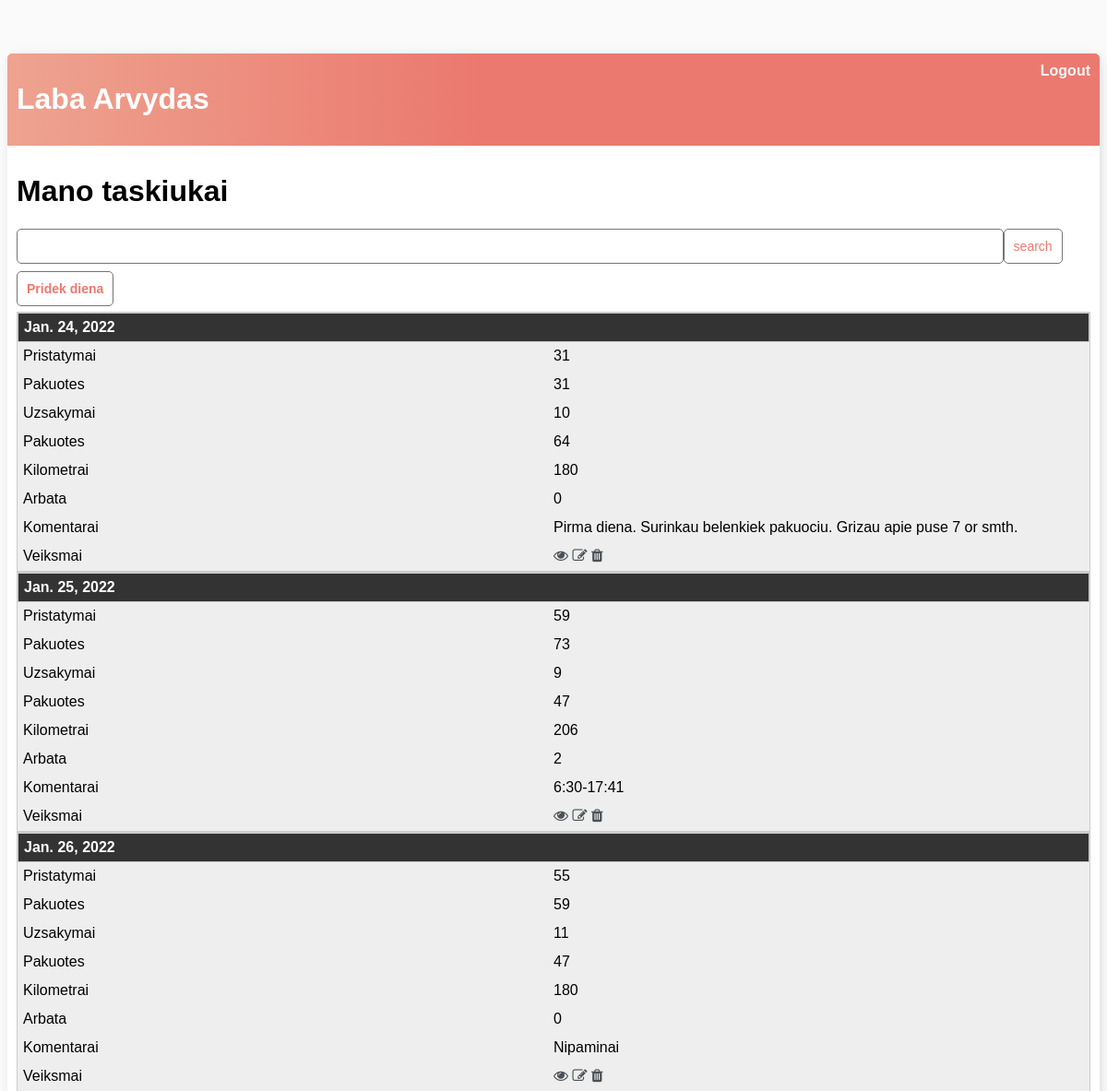
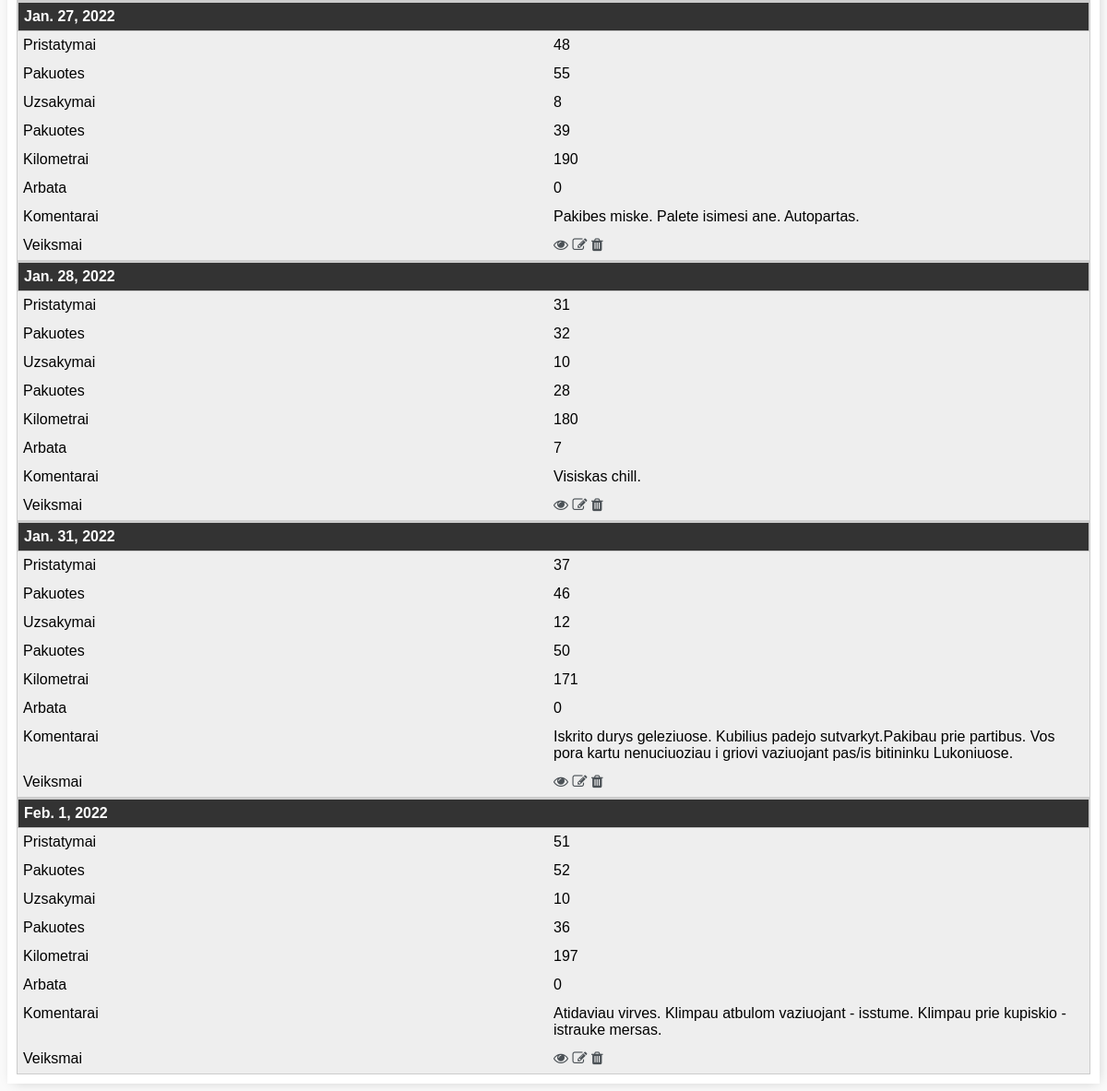
The app's page / (signed in) with its own data (2 pictures, top to bottom).
### base/models.py (models this page shows, shortened)
class Taskai(models.Model):
    user = models.ForeignKey(User, on_delete=models.CASCADE, null=True, blank=True)
    diena = models.DateField(auto_now_add=False)
    pristatymai = models.IntegerField()
    pristatymai_pakuotes = models.IntegerField()
    uzsakymai = models.IntegerField()
    uzsakymai_pakuotes = models.IntegerField()
    km = models.IntegerField()
    arbata = models.IntegerField()
    apie = models.TextField(null=True, blank=True)
    class Meta:
        ordering = ['diena']

### base/views.py (the view)
# urls.py: path('', TaskaiList.as_view(), name='visi-taskai'),
class TaskaiList(LoginRequiredMixin, ListView):
    model = Taskai
    context_object_name = 'taskiukai' # call this kaip nori, so instead of "object list in html template I can use "taskai""
    def get_context_data(self, **kwargs):
        context = super().get_context_data(**kwargs)
        context['taskiukai'] = context['taskiukai'].filter(user=self.request.user)
        search_input = self.request.GET.get('search-are') or ''
        if search_input:
            context['taskiukai'] = context['taskiukai'].filter(km__startswith=search_input)
        context['search_input'] = search_input
        return context

### base/templates/base/taskai_list.html (shortened to what this page needs)
{% extends 'base/main.html'%}
{% block content %}
<div class="header-bar">
  <div>
    <h1>Laba {{request.user|title}}</h1>
  </div>
  {% if request.user.is_authenticated %}
  <a href="{% url 'logout' %}">Logout</a>
  {% else %}
  <a href="{% url 'login' %}">Login</a>
  {% endif %}
</div>
<div class="taskai-wrapper">
<h1>Mano taskiukai</h1>
<form method="GET" style="display: flex;">
  <input name="search-are" type="text" value="{{search_input}}" autocomplete="off"/>
  <input class="button" name="" type="submit" value="search" />
</form>
<br/>
<a class="button" href="{% url 'taskas-pridek' %}">Pridek diena</a>
<br/>
<table class="table">
  <tbody>
    <tr>
      {% for taskai in taskiukai %}
      <th>{{taskai.diena}}</th>
      <td>{{taskai.pristatymai}}</td>
      <td>{{taskai.pristatymai_pakuotes}}</td>
      <td>{{taskai.uzsakymai}}</td>
      <td>{{taskai.uzsakymai_pakuotes}}</td>
      <td>{{taskai.km}}</td>
      <td>{{taskai.arbata}}</td>
      <td>{{taskai.apie}}</td>
      <td>
	<a href="{% url 'taskas' taskai.id %}"><i class="fa fa-eye"></i></a>
	<a href="{% url 'taskas-update' taskai.id %}"><i class="fa fa-edit"></i></a>
	<a href="{% url 'taskas-delete' taskai.id %}"><i class="fa fa-trash"></i></a>
      </td>
    </tr>
  </tbody>
  {% empty %}
  <h3>No items in list</h3>
  {% endfor %}
</table>
</div>
{% endblock content%}

### static/base/style.css (style rules this page uses)
body { background-color: #FAFAFA; font-family: 'Nunito', sans-serif; padding-top: 50px; }
a, p { color: #4b5156 }
a { font-weight: 600; }
.header-bar a { color: rgb(247, 247, 247); text-decoration: none; }
.taskai-wrapper { padding: 10px; }
.header-bar { display: flex; justify-content: space-between; color: #fff; padding: 10px; border-radius: 5px 5px 0 0; background: linear-gradient(90deg, #EEA390 0%, #EB796F 43%, #EB796F 100%); }
.button { border: 1px solid #757575; background-color: #FFF; color: #EB796F; padding: 10px; font-size: 14px; border-radius: 5px; cursor: pointer; text-decoration: none; }
input[type=text], input[type=number], input[type=password], textarea { border: 1px solid #757575; border-radius: 5px; padding: 10px; width: 90%; }
table { width: 100%; border-collapse: collapse; }
tr:nth-of-type(odd) { background: #eee; }
th { background: #333; color: white; font-weight: bold; }
td, th { padding: 6px; border: 1px solid #ccc; text-align: left; }
@media only screen and (max-width: 760px),
(min-device-width: 768px) and (max-device-width: 1024px) { table, thead, tbody, th, td, tr { display: block; } }
@media only screen and (max-width: 760px),
(min-device-width: 768px) and (max-device-width: 1024px) { tr { border: 1px solid #ccc; } }
@media only screen and (max-width: 760px),
(min-device-width: 768px) and (max-device-width: 1024px) { td { border: none; border-bottom: 1px solid #eee; position: relative; padding-left: 50%; } }
@media only screen and (max-width: 760px),
(min-device-width: 768px) and (max-device-width: 1024px) { td:before { position: absolute; top: 6px; left: 6px; width: 45%; padding-right: 10px; white-space: nowrap; } }
@media only screen and (max-width: 760px),
(min-device-width: 768px) and (max-device-width: 1024px) { td:nth-of-type(1):before { content: "Pristatymai"; } }
@media only screen and (max-width: 760px),
(min-device-width: 768px) and (max-device-width: 1024px) { td:nth-of-type(2):before { content: "Pakuotes"; } }
@media only screen and (max-width: 760px),
(min-device-width: 768px) and (max-device-width: 1024px) { td:nth-of-type(3):before { content: "Uzsakymai"; } }
@media only screen and (max-width: 760px),
(min-device-width: 768px) and (max-device-width: 1024px) { td:nth-of-type(4):before { content: "Pakuotes"; } }
@media only screen and (max-width: 760px),
(min-device-width: 768px) and (max-device-width: 1024px) { td:nth-of-type(5):before { content: "Kilometrai"; } }
@media only screen and (max-width: 760px),
(min-device-width: 768px) and (max-device-width: 1024px) { td:nth-of-type(6):before { content: "Arbata"; } }
@media only screen and (max-width: 760px),
(min-device-width: 768px) and (max-device-width: 1024px) { td:nth-of-type(7):before { content: "Komentarai"; } }
@media only screen and (max-width: 760px),
(min-device-width: 768px) and (max-device-width: 1024px) { td:nth-of-type(8):before { content: "Veiksmai"; } }

### records on screen
Taskai: diena "Jan. 24, 2022", pristatymai "31", pristatymai_pakuotes "31", uzsakymai "10", uzsakymai_pakuotes "64", km "180", arbata "0", apie "Pirma diena. Surinkau belenkiek pakuociu. Grizau apie puse 7 or smth."
Taskai: diena "Jan. 25, 2022", pristatymai "59", pristatymai_pakuotes "73", uzsakymai "9", uzsakymai_pakuotes "47", km "206", arbata "2", apie "6:30-17:41"
Taskai: diena "Jan. 26, 2022", pristatymai "55", pristatymai_pakuotes "59", uzsakymai "11", uzsakymai_pakuotes "47", km "180", arbata "0", apie "Nipaminai"
Taskai: diena "Jan. 27, 2022", pristatymai "48", pristatymai_pakuotes "55", uzsakymai "8", uzsakymai_pakuotes "39", km "190", arbata "0", apie "Pakibes miske. Palete isimesi ane. Autopartas."
Taskai: diena "Jan. 28, 2022", pristatymai "31", pristatymai_pakuotes "32", uzsakymai "10", uzsakymai_pakuotes "28", km "180", arbata "7", apie "Visiskas chill."
Taskai: diena "Jan. 31, 2022", pristatymai "37", pristatymai_pakuotes "46", uzsakymai "12", uzsakymai_pakuotes "50", km "171", arbata "0", apie "Iskrito durys geleziuose. Kubilius padejo sutvarkyt.Pakibau prie partibus. Vos pora kartu nenuciuoziau i griovi vaziuojant pas/is bitininku Lukoniuose."
Taskai: diena "Feb. 1, 2022", pristatymai "51", pristatymai_pakuotes "52", uzsakymai "10", uzsakymai_pakuotes "36", km "197", arbata "0", apie "Atidaviau virves. Klimpau atbulom vaziuojant - isstume. Klimpau prie kupiskio - istrauke mersas."

### other values on screen
{{ request.user|title }} "Arvydas"
